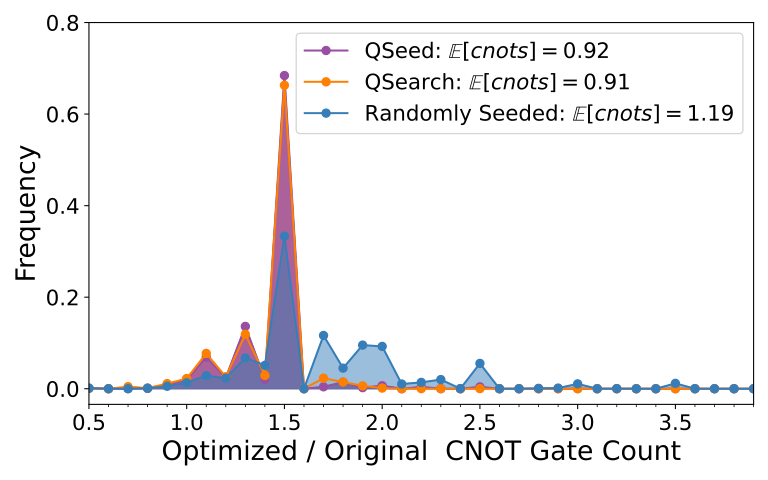

This figure's Python source:
import re
import pickle
from os import listdir
import matplotlib.pyplot as plt
import numpy as np
from matplotlib.ticker import MultipleLocator

def get_cnots(cnot_str : str) -> list[int]:
	return [float(x) for x in re.findall(r'\d+.\d+',cnot_str)]

def exp_val(cnots : list[float]) -> float:
	c_set = list(set(cnots))
	probs = [cnots.count(c)/len(cnots) for c in c_set]
	expectation = 0.0
	for c, p in zip(c_set, probs):
		expectation += c * p
	return expectation

def make_bins(cnots : list[float], bin_size : float, max_cnots : float) -> list[float]:
	binned = [0 for _ in range(int(max_cnots / bin_size) + 1)]
	for cnot in cnots:
		bin = int(np.ceil(cnot / bin_size))
		binned[bin] += 1
	return [b / len(cnots) for b in binned]

if __name__ == '__main__':

	qseed_files    = [f'../cnots/{x}' for x in listdir('../cnots/') if 'qseed' in x]
	qsearch_files  = [f'../cnots/{x}' for x in listdir('../cnots/') if 'qsearch' in x]
	random_files   = [f'../cnots/{x}' for x in listdir('../cnots/') if 'random' in x]
	
	qseed_cnots, qsearch_cnots, random_cnots = [], [], []

	for file in qseed_files:
		with open(file, 'rb') as f:
			qseed_cnots += pickle.load(f)
	for file in qsearch_files:
		with open(file, 'rb') as f:
			qsearch_cnots += pickle.load(f)
	for file in random_files:
		with open(file, 'rb') as f:
			random_cnots += pickle.load(f)

	max_cnots = max([max(qseed_cnots), max(qsearch_cnots), max(random_cnots)])
	print(max_cnots)

	binsize = 0.1
	qseed = make_bins(qseed_cnots, binsize, max_cnots)
	#qseed_expectation = exp_val(qseed_cnots)
	qseed_expectation = np.mean(qseed_cnots)
	
	qsearch = make_bins(qsearch_cnots, binsize, max_cnots)
	qsearch_expectation = exp_val(qsearch_cnots)

	random = make_bins(random_cnots, binsize, max_cnots)
	random_expectation = exp_val(random_cnots)

	print(len(qseed))

	print(f'QSeed:   {qseed_expectation:>0.2f}')
	print(f'QSearch: {qsearch_expectation:>0.2f}')
	print(f'Random:  {random_expectation:>0.2f}')
	
	vmin = 1
	vmax = max_cnots
	delta = max_cnots / len(qseed)
	x = np.arange(0, max_cnots+binsize, binsize)

	random_label = r'Randomly Seeded: $\mathbb{{E}}[cnots] = {}$'.format(f'{random_expectation:>0.2f}')
	qsearch_label = r'QSearch: $\mathbb{{E}}[cnots] = {}$'.format(f'{qsearch_expectation:>0.2f}')
	qseed_label = r'QSeed: $\mathbb{{E}}[cnots] = {}$'.format(f'{qseed_expectation:>0.2f}')

	fig, ax = plt.subplots()
	fig.set_size_inches(8, 5)
	color1 = '#31a354'
	color1= '#984ea3'
	color2 = '#ff7f00'
	color3 = '#377eb8'

	ax.plot(x, qseed,  color=color1, marker='o',   label=qseed_label)
	ax.fill_between(x, qseed, color=color1, alpha=0.9)

	ax.plot(x, qsearch,  color=color2, marker='o', label=qsearch_label)
	ax.fill_between(x, qsearch, color=color2, alpha=0.1)

	ax.plot(x, random, color=color3, marker='o',   label=random_label)
	ax.fill_between(x, random, color=color3, alpha=0.5)

	
	xlim = 3.4
	#xticks = [x for x in range(1, max_calls+1)]
	#xtick_labels = [x if x % 2 else ' ' for x in range(1, max_calls)]
	xticks = [i for i in x if i < xlim]
	xtick_labels = [f'{binsize*x:>0.1f}' if i % 4 == 2 else '' for (i,x) in enumerate(range(len(xticks)))]
	yticks = [0.2*x for x in range(0,5)]
	ytick_labels = [f'{0.2*x:>0.1f}' for x in range(0,5)]

	ax.set_xlim(0, xlim)
	#ax.set_xticks(xticks)
	#ax.set_xticklabels(xtick_labels, fontsize=14)
	ax.set_yticks(yticks)
	ax.set_yticklabels(ytick_labels, fontsize=16)
	ax.legend(fontsize=16)
	ax.xaxis.set_major_locator(MultipleLocator(0.5))
	ax.xaxis.set_major_formatter('{x:.1f}')
	ax.set_xticklabels(np.arange(0,4.0,0.5), fontsize=16)
	ax.xaxis.set_minor_locator(MultipleLocator(0.1))
	#ax.set_xlabel('Relative CNOT Gate Count', fontsize=16)
	ax.set_xlabel('Optimized / Original  CNOT Gate Count', fontsize=20)
	ax.set_ylabel('Frequency', fontsize=20)

	fig.tight_layout()
	plt.savefig('cnots.svg', format='svg', dpi=300)
	plt.show()
